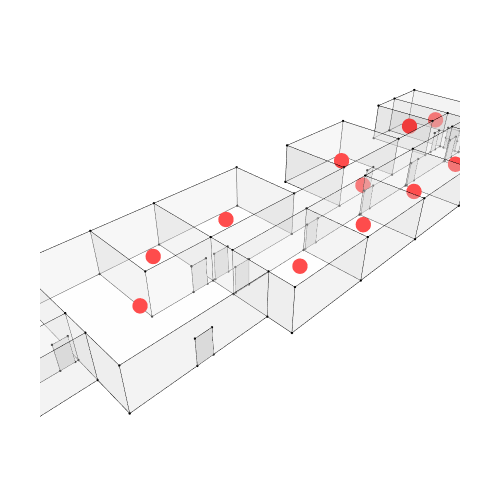

The cell this chart's notebook holds for it:
### Code cell
Topology.Show(cc, apertures, g2,
              vertexSizeKey="size",
              vertexColorKey="color",
              edgeWidthKey="width",
              edgeColorKey="color",
              faceOpacity=0.3,
              backgroundColor="white",
              width=500,
              height=500,
              renderer=renderer)

### Figure 1 — Plotly figure (JSON) as saved in the notebook; plotly's stock layout.template omitted (floating-point values rounded to 4 significant figures; data arrays with more than 128 entries replaced by an {"elided": "..."} marker saying what was removed)
{"data": [{"customdata": ["", "", "", "", "", "", "", "", "", "", "", "", "", "", "", "", "", "", "", "", "", "", "", "", "", "", "", "", "", "", "", "", "", "", "", "", "", "", "", "", "", "", "", "", "", "", "", "", "", "", "", "", "", "", "", "", "", "", "", "", "", "", "", "", "", "", "", "", "", "", "", "", "", "", "", "", "", "", "", "", "", "", "", "", "", "", "", "", "", ""], "hoverinfo": "text", "hovertemplate": ["Click ", "Click ", "Click ", "Click ", "Click ", "Click ", "Click ", "Click ", "Click ", "Click ", "Click ", "Click ", "Click ", "Click ", "Click ", "Click ", "Click ", "Click ", "Click ", "Click ", "Click ", "Click ", "Click ", "Click ", "Click ", "Click ", "Click ", "Click ", "Click ", "Click ", "Click ", "Click ", "Click ", "Click ", "Click ", "Click ", "Click ", "Click ", "Click ", "Click ", "Click ", "Click ", "Click ", "Click ", "Click ", "Click ", "Click ", "Click ", "Click ", "Click ", "Click ", "Click ", "Click ", "Click ", "Click ", "Click ", "Click ", "Click ", "Click ", "Click ", "Click ", "Click ", "Click ", "Click ", "Click ", "Click ", "Click ", "Click ", "Click ", "Click ", "Click ", "Click ", "Click ", "Click ", "Click ", "Click ", "Click ", "Click ", "Click ", "Click ", "Click ", "Click ", "Click ", "Click ", "Click ", "Click ", "Click ", "Click ", "Click ", "Click "], "hovertext": ["", "", "", "", "", "", "", "", "", "", "", "", "", "", "", "", "", "", "", "", "", "", "", "", "", "", "", "", "", "", "", "", "", "", "", "", "", "", "", "", "", "", "", "", "", "", "", "", "", "", "", "", "", "", "", "", "", "", "", "", "", "", "", "", "", "", "", "", "", "", "", "", "", "", "", "", "", "", "", "", "", "", "", "", "", "", "", "", "", ""], "legendgroup": "1", "legendrank": 1, "marker": {"color": ["#000000", "#000000", "#000000", "#000000", "#000000", "#000000", "#000000", "#000000", "#000000", "#000000", "#000000", "#000000", "#000000", "#000000", "#000000", "#000000", "#000000", "#000000", "#000000", "#000000", "#000000", "#000000", "#000000", "#000000", "#000000", "#000000", "#000000", "#000000", "#000000", "#000000", "#000000", "#000000", "#000000", "#000000", "#000000", "#000000", "#000000", "#000000", "#000000", "#000000", "#000000", "#000000", "#000000", "#000000", "#000000", "#000000", "#000000", "#000000", "#000000", "#000000", "#000000", "#000000", "#000000", "#000000", "#000000", "#000000", "#000000", "#000000", "#000000", "#000000", "#000000", "#000000", "#000000", "#000000", "#000000", "#000000", "#000000", "#000000", "#000000", "#000000", "#000000", "#000000", "#000000", "#000000", "#000000", "#000000", "#000000", "#000000", "#000000", "#000000", "#000000", "#000000", "#000000", "#000000", "#000000", "#000000", "#000000", "#000000", "#000000", "#000000"], "line": {"width": 0}, "opacity": 1, "size": [2.8, 2.8, 2.8, 2.8, 2.8, 2.8, 2.8, 2.8, 2.8, 2.8, 2.8, 2.8, 2.8, 2.8, 2.8, 2.8, 2.8, 2.8, 2.8, 2.8, 2.8, 2.8, 2.8, 2.8, 2.8, 2.8, 2.8, 2.8, 2.8, 2.8, 2.8, 2.8, 2.8, 2.8, 2.8, 2.8, 2.8, 2.8, 2.8, 2.8, 2.8, 2.8, 2.8, 2.8, 2.8, 2.8, 2.8, 2.8, 2.8, 2.8, 2.8, 2.8, 2.8, 2.8, 2.8, 2.8, 2.8, 2.8, 2.8, 2.8, 2.8, 2.8, 2.8, 2.8, 2.8, 2.8, 2.8, 2.8, 2.8, 2.8, 2.8, 2.8, 2.8, 2.8, 2.8, 2.8, 2.8, 2.8, 2.8, 2.8, 2.8, 2.8, 2.8, 2.8, 2.8, 2.8, 2.8, 2.8, 2.8, 2.8], "sizemode": "diameter", "symbol": "circle"}, "mode": "markers", "name": "1: Untitled (Vertices)", "showlegend": false, "text": ["", "", "", "", "", "", "", "", "", "", "", "", "", "", "", "", "", "", "", "", "", "", "", "", "", "", "", "", "", "", "", "", "", "", "", "", "", "", "", "", "", "", "", "", "", "", "", "", "", "", "", "", "", "", "", "", "", "", "", "", "", "", "", "", "", "", "", "", "", "", "", "", "", "", "", "", "", "", "", "", "", "", "", "", "", "", "", "", "", ""], "type": "scatter3d", "x": [30, 20, 30, 30, 25, 25, 20, 20, 20, 30, 20, 30, 30, 25, 25, 20, 20, 20, 30, 37, 37, 30, 37, 37, 44, 51, 58, 61, 61, 58, 52, 44, 38, 44, 51, 58, 61, 61, 58, 52, 44, 38, 30, 30, 12, 12, 12, 12, 8, 4, 4, 12, 8, 4, 4, 12, 44, 44, 51, 51, 58, 58, 65, 65, 65, 65, 65, 61, 65, 61, 58, 58, 52, 44, 52, 44, 38, 38, 8, 8, 4, 4, 0, 0, 0, 0, 4, 12, 4, 12], "y": [-3, -3, 0, 2, 2, 8, 8, 2, 0, -3, -3, 0, 2, 2, 8, 8, 2, 0, -5, -5, 0, -5, -5, 0, 0, 0, 0, 0, 2, 2, 2, 2, 2, 0, 0, 0, 0, 2, 2, 2, 2, 2, 8, 8, 8, 2, 8, 2, 2, 2, 0, 0, 2, 2, 0, 0, -5, -5, -5, -5, -5, -5, -5, 0, -5, 0, 8, 8, 8, 8, 8, 8, 8, 8, 8, 8, 8, 8, 8, 8, 8, 8, 8, 0, 8, 0, -6, -6, -6, -6], "z": [0, 0, 0, 0, 0, 0, 0, 0, 0, 3.5, 3.5, 3.5, 3.5, 3.5, 3.5, 3.5, 3.5, 3.5, 0, 0, 0, 3.5, 3.5, 3.5, 0, 0, 0, 0, 0, 0, 0, 0, 0, 3.5, 3.5, 3.5, 3.5, 3.5, 3.5, 3.5, 3.5, 3.5, 0, 3.5, 0, 0, 3.5, 3.5, 0, 0, 0, 0, 3.5, 3.5, 3.5, 3.5, 0, 3.5, 0, 3.5, 0, 3.5, 0, 0, 3.5, 3.5, 0, 0, 3.5, 3.5, 0, 3.5, 0, 0, 3.5, 3.5, 0, 3.5, 0, 3.5, 0, 3.5, 0, 0, 3.5, 3.5, 0, 0, 3.5, 3.5]}, {"hoverinfo": "text", "hovertext": [], "legendgroup": "2", "legendrank": 2, "line": {"color": "#000000", "dash": "solid", "width": 1}, "marker": {"color": "#000000", "size": 0.25, "symbol": "circle"}, "mode": "markers+lines", "name": "1: Untitled (Edges)", "showlegend": false, "text": [], "type": "scatter3d", "x": {"elided": "507 int values"}, "y": {"elided": "507 int values"}, "z": {"elided": "507 float values"}}, {"cmax": 1, "cmin": 0, "color": "#FAFAFA", "colorscale": [[0, "#440154"], [0.1111, "#482878"], [0.2222, "#3e4989"], [0.3333, "#31688e"], [0.4444, "#26828e"], [0.5556, "#1f9e89"], [0.6667, "#35b779"], [0.7778, "#6ece58"], [0.8889, "#b5de2b"], [1, "#fde725"]], "flatshading": true, "hoverinfo": "text", "hovertext": "", "i": {"elided": "236 int values"}, "j": {"elided": "236 int values"}, "k": {"elided": "236 int values"}, "legendgroup": "3", "legendrank": 3, "lighting": {"facenormalsepsilon": 0}, "name": "1: Untitled (Faces)", "opacity": 0.3, "showlegend": false, "showscale": false, "text": "", "type": "mesh3d", "x": [25, 30, 20, 30, 30, 20, 20, 20, 25, 30, 20, 30, 30, 25, 25, 20, 20, 20, 37, 37, 30, 30, 37, 37, 58, 61, 61, 58, 52, 51, 44, 44, 38, 44, 51, 58, 61, 61, 58, 52, 44, 38, 30, 30, 12, 12, 12, 12, 12, 8, 4, 4, 8, 4, 4, 12, 44, 44, 51, 51, 58, 58, 65, 65, 65, 65, 65, 61, 65, 61, 58, 58, 44, 52, 52, 44, 38, 38, 8, 8, 4, 4, 0, 0, 0, 0, 12, 4, 4, 12], "y": [2, -3, -3, 2, 0, 0, 2, 8, 8, -3, -3, 0, 2, 2, 8, 8, 2, 0, 0, -5, -5, -5, -5, 0, 2, 2, 0, 0, 2, 0, 2, 0, 2, 0, 0, 0, 0, 2, 2, 2, 2, 2, 8, 8, 8, 2, 8, 2, 0, 2, 0, 2, 2, 2, 0, 0, -5, -5, -5, -5, -5, -5, -5, 0, -5, 0, 8, 8, 8, 8, 8, 8, 8, 8, 8, 8, 8, 8, 8, 8, 8, 8, 0, 8, 8, 0, -6, -6, -6, -6], "z": [0, 0, 0, 0, 0, 0, 0, 0, 0, 3.5, 3.5, 3.5, 3.5, 3.5, 3.5, 3.5, 3.5, 3.5, 0, 0, 0, 3.5, 3.5, 3.5, 0, 0, 0, 0, 0, 0, 0, 0, 0, 3.5, 3.5, 3.5, 3.5, 3.5, 3.5, 3.5, 3.5, 3.5, 0, 3.5, 0, 0, 3.5, 3.5, 0, 0, 0, 0, 3.5, 3.5, 3.5, 3.5, 0, 3.5, 0, 3.5, 0, 3.5, 0, 0, 3.5, 3.5, 0, 0, 3.5, 3.5, 0, 3.5, 0, 0, 3.5, 3.5, 0, 3.5, 0, 3.5, 0, 3.5, 0, 0, 3.5, 3.5, 0, 0, 3.5, 3.5]}, {"customdata": ["", "", "", "", "", "", "", "", "", "", "", "", "", "", "", "", "", "", "", "", "", "", "", "", "", "", "", "", "", "", "", "", "", "", "", "", "", "", "", "", "", "", "", "", "", "", "", "", "", "", "", "", "", "", "", "", "", "", "", "", "", "", "", "", "", "", "", "", "", ""], "hoverinfo": "text", "hovertemplate": ["Click ", "Click ", "Click ", "Click ", "Click ", "Click ", "Click ", "Click ", "Click ", "Click ", "Click ", "Click ", "Click ", "Click ", "Click ", "Click ", "Click ", "Click ", "Click ", "Click ", "Click ", "Click ", "Click ", "Click ", "Click ", "Click ", "Click ", "Click ", "Click ", "Click ", "Click ", "Click ", "Click ", "Click ", "Click ", "Click ", "Click ", "Click ", "Click ", "Click ", "Click ", "Click ", "Click ", "Click ", "Click ", "Click ", "Click ", "Click ", "Click ", "Click ", "Click ", "Click ", "Click ", "Click ", "Click ", "Click ", "Click ", "Click ", "Click ", "Click ", "Click ", "Click ", "Click ", "Click ", "Click ", "Click ", "Click ", "Click ", "Click ", "Click "], "hovertext": ["", "", "", "", "", "", "", "", "", "", "", "", "", "", "", "", "", "", "", "", "", "", "", "", "", "", "", "", "", "", "", "", "", "", "", "", "", "", "", "", "", "", "", "", "", "", "", "", "", "", "", "", "", "", "", "", "", "", "", "", "", "", "", "", "", "", "", "", "", ""], "legendgroup": "5", "legendrank": 5, "marker": {"color": ["#000000", "#000000", "#000000", "#000000", "#000000", "#000000", "#000000", "#000000", "#000000", "#000000", "#000000", "#000000", "#000000", "#000000", "#000000", "#000000", "#000000", "#000000", "#000000", "#000000", "#000000", "#000000", "#000000", "#000000", "#000000", "#000000", "#000000", "#000000", "#000000", "#000000", "#000000", "#000000", "#000000", "#000000", "#000000", "#000000", "#000000", "#000000", "#000000", "#000000", "#000000", "#000000", "#000000", "#000000", "#000000", "#000000", "#000000", "#000000", "#000000", "#000000", "#000000", "#000000", "#000000", "#000000", "#000000", "#000000", "#000000", "#000000", "#000000", "#000000", "#000000", "#000000", "#000000", "#000000", "#000000", "#000000", "#000000", "#000000", "#000000", "#000000"], "line": {"width": 0}, "opacity": 1, "size": [2.8, 2.8, 2.8, 2.8, 2.8, 2.8, 2.8, 2.8, 2.8, 2.8, 2.8, 2.8, 2.8, 2.8, 2.8, 2.8, 2.8, 2.8, 2.8, 2.8, 2.8, 2.8, 2.8, 2.8, 2.8, 2.8, 2.8, 2.8, 2.8, 2.8, 2.8, 2.8, 2.8, 2.8, 2.8, 2.8, 2.8, 2.8, 2.8, 2.8, 2.8, 2.8, 2.8, 2.8, 2.8, 2.8, 2.8, 2.8, 2.8, 2.8, 2.8, 2.8, 2.8, 2.8, 2.8, 2.8, 2.8, 2.8, 2.8, 2.8, 2.8, 2.8, 2.8, 2.8, 2.8, 2.8, 2.8, 2.8, 2.8, 2.8], "sizemode": "diameter", "symbol": "circle"}, "mode": "markers", "name": "2: default (Vertices)", "showlegend": false, "text": ["", "", "", "", "", "", "", "", "", "", "", "", "", "", "", "", "", "", "", "", "", "", "", "", "", "", "", "", "", "", "", "", "", "", "", "", "", "", "", "", "", "", "", "", "", "", "", "", "", "", "", "", "", "", "", "", "", "", "", "", "", "", "", "", "", "", "", "", "", ""], "type": "scatter3d", "x": [4, 4, 4, 4, 4, 4, 4, 61, 61, 61, 61, 61, 61, 61, 25.6, 24.4, 24.4, 25.6, 29.5, 28.3, 28.3, 29.5, 59.95, 59.05, 59.05, 59.95, 31.4, 30.2, 30.2, 31.4, 59.4, 58.2, 58.2, 59.4, 52.4, 51.2, 51.2, 52.4, 45.4, 44.2, 44.2, 45.4, 38.4, 37.2, 37.2, 38.4, 31.4, 30.2, 30.2, 31.4, 48.45, 47.55, 47.55, 48.45, 10.45, 9.55, 9.55, 10.45, 19.8, 18.9, 18.9, 19.8, 11.8, 10.9, 10.9, 11.8, 7.8, 6.9, 6.9, 7.8], "y": [1, 0.4, 0.4, 1.6, 1.6, 0.4, 1.6, 1, 0.4, 0.4, 1.6, 1.6, 0.4, 1.6, -3, -3, -3, -3, 2, 2, 2, 2, 2, 2, 2, 2, 2, 2, 2, 2, 0, 0, 0, 0, 0, 0, 0, 0, 0, 0, 0, 0, 0, 0, 0, 0, 0, 0, 0, 0, 2, 2, 2, 2, 2, 2, 2, 2, 2, 2, 2, 2, 0, 0, 0, 0, 2, 2, 2, 2], "z": [0, 1.05, 0, 1.05, 0, 2.1, 2.1, 0, 1.05, 0, 1.05, 0, 2.1, 2.1, 0, 0, 2.1, 2.1, 0, 0, 2.1, 2.1, 2, 2, 0, 0, 0, 0, 2.1, 2.1, 0, 0, 2.1, 2.1, 0, 0, 2.1, 2.1, 0, 0, 2.1, 2.1, 0, 0, 2.1, 2.1, 0, 0, 2.1, 2.1, 2, 2, 0, 0, 2, 2, 0, 0, 2, 2, 0, 0, 2, 2, 0, 0, 2, 2, 0, 0]}, {"hoverinfo": "text", "hovertext": [], "legendgroup": "6", "legendrank": 6, "line": {"color": "#000000", "dash": "solid", "width": 1}, "marker": {"color": "#000000", "size": 0.25, "symbol": "circle"}, "mode": "markers+lines", "name": "2: default (Edges)", "showlegend": false, "text": [], "type": "scatter3d", "x": {"elided": "228 float values"}, "y": {"elided": "228 float values"}, "z": {"elided": "228 float values"}}, {"cmax": 1, "cmin": 0, "color": "#FAFAFA", "colorscale": [[0, "#440154"], [0.1111, "#482878"], [0.2222, "#3e4989"], [0.3333, "#31688e"], [0.4444, "#26828e"], [0.5556, "#1f9e89"], [0.6667, "#35b779"], [0.7778, "#6ece58"], [0.8889, "#b5de2b"], [1, "#fde725"]], "flatshading": true, "hoverinfo": "text", "hovertext": "", "i": [0, 3, 3, 5, 5, 7, 10, 10, 12, 12, 14, 14, 18, 18, 22, 22, 26, 26, 30, 30, 34, 34, 38, 38, 42, 42, 46, 46, 50, 50, 54, 54, 58, 58, 62, 62, 66, 66], "j": [1, 1, 0, 1, 3, 8, 8, 7, 8, 10, 15, 16, 19, 20, 23, 24, 27, 28, 31, 32, 35, 36, 39, 40, 43, 44, 47, 48, 51, 52, 55, 56, 59, 60, 63, 64, 67, 68], "k": [2, 0, 4, 3, 6, 9, 7, 11, 10, 13, 16, 17, 20, 21, 24, 25, 28, 29, 32, 33, 36, 37, 40, 41, 44, 45, 48, 49, 52, 53, 56, 57, 60, 61, 64, 65, 68, 69], "legendgroup": "7", "legendrank": 7, "lighting": {"facenormalsepsilon": 0}, "name": "2: default (Faces)", "opacity": 1, "showlegend": false, "showscale": false, "text": "", "type": "mesh3d", "x": [4, 4, 4, 4, 4, 4, 4, 61, 61, 61, 61, 61, 61, 61, 25.6, 25.6, 24.4, 24.4, 29.5, 29.5, 28.3, 28.3, 59.95, 59.95, 59.05, 59.05, 31.4, 31.4, 30.2, 30.2, 59.4, 59.4, 58.2, 58.2, 52.4, 52.4, 51.2, 51.2, 45.4, 45.4, 44.2, 44.2, 38.4, 38.4, 37.2, 37.2, 31.4, 31.4, 30.2, 30.2, 48.45, 48.45, 47.55, 47.55, 10.45, 10.45, 9.55, 9.55, 19.8, 19.8, 18.9, 18.9, 11.8, 11.8, 10.9, 10.9, 7.8, 7.8, 6.9, 6.9], "y": [1, 0.4, 0.4, 1.6, 1.6, 0.4, 1.6, 1, 0.4, 0.4, 1.6, 1.6, 0.4, 1.6, -3, -3, -3, -3, 2, 2, 2, 2, 2, 2, 2, 2, 2, 2, 2, 2, 0, 0, 0, 0, 0, 0, 0, 0, 0, 0, 0, 0, 0, 0, 0, 0, 0, 0, 0, 0, 2, 2, 2, 2, 2, 2, 2, 2, 2, 2, 2, 2, 0, 0, 0, 0, 2, 2, 2, 2], "z": [0, 1.05, 0, 1.05, 0, 2.1, 2.1, 0, 1.05, 0, 1.05, 0, 2.1, 2.1, 2.1, 0, 0, 2.1, 2.1, 0, 0, 2.1, 0, 2, 2, 0, 2.1, 0, 0, 2.1, 2.1, 0, 0, 2.1, 2.1, 0, 0, 2.1, 2.1, 0, 0, 2.1, 2.1, 0, 0, 2.1, 2.1, 0, 0, 2.1, 0, 2, 2, 0, 0, 2, 2, 0, 0, 2, 2, 0, 0, 2, 2, 0, 0, 2, 2, 0]}, {"customdata": ["", "", "", "", "", "", "", "", "", "", "", "", "", "", "", "", "", ""], "hoverinfo": "text", "hovertemplate": ["Click ", "Click ", "Click ", "Click ", "Click ", "Click ", "Click ", "Click ", "Click ", "Click ", "Click ", "Click ", "Click ", "Click ", "Click ", "Click ", "Click ", "Click "], "hovertext": ["", "", "", "", "", "", "", "", "", "", "", "", "", "", "", "", "", ""], "legendgroup": "9", "legendrank": 9, "marker": {"color": ["#FF0000", "#FF0000", "#FF0000", "#FF0000", "#FF0000", "#FF0000", "#FF0000", "#FF0000", "#FF0000", "#FF0000", "#FF0000", "#FF0000", "#FF0000", "#FF0000", "#FF0000", "#FF0000", "#FF0000", "#FF0000"], "line": {"width": 0}, "opacity": 1, "size": [18, 18, 18, 18, 18, 18, 18, 18, 18, 18, 18, 18, 18, 18, 18, 18, 18, 18], "sizemode": "diameter", "symbol": "circle"}, "mode": "markers", "name": "3: Untitled Graph (Vertices)", "showlegend": false, "text": ["", "", "", "", "", "", "", "", "", "", "", "", "", "", "", "", "", ""], "type": "scatter3d", "x": [24.06, 33.5, 45.5, 27.5, 16, 12, 47.5, 54.5, 61.5, 63, 40.5, 48, 34, 10, 59.5, 6, 2, 8], "y": [1.562, -2.5, 1, 5, 5, 1, -2.5, -2.5, -2.5, 4, -2.5, 5, 5, 5, 5, 5, 4, -3], "z": [1.75, 1.75, 1.75, 1.75, 1.75, 1.75, 1.75, 1.75, 1.75, 1.75, 1.75, 1.75, 1.75, 1.75, 1.75, 1.75, 1.75, 1.75]}], "layout": {"autosize": true, "height": 500, "margin": {"b": 40, "l": 40, "r": 40, "t": 40}, "paper_bgcolor": "#FFFFFF", "plot_bgcolor": "#FFFFFF", "scene": {"aspectmode": "data", "camera": {"center": {"x": 0, "y": 0, "z": 0}, "eye": {"x": -1.25, "y": -1.25, "z": 1.25}, "projection": {"type": "perspective"}, "up": {"x": 0, "y": 0, "z": 1}}, "xaxis": {"visible": false}, "yaxis": {"visible": false}, "zaxis": {"visible": false}}, "showlegend": true, "width": 500, "xaxis": {"showgrid": false, "visible": false, "zeroline": false}, "yaxis": {"showgrid": false, "visible": false, "zeroline": false}}}
